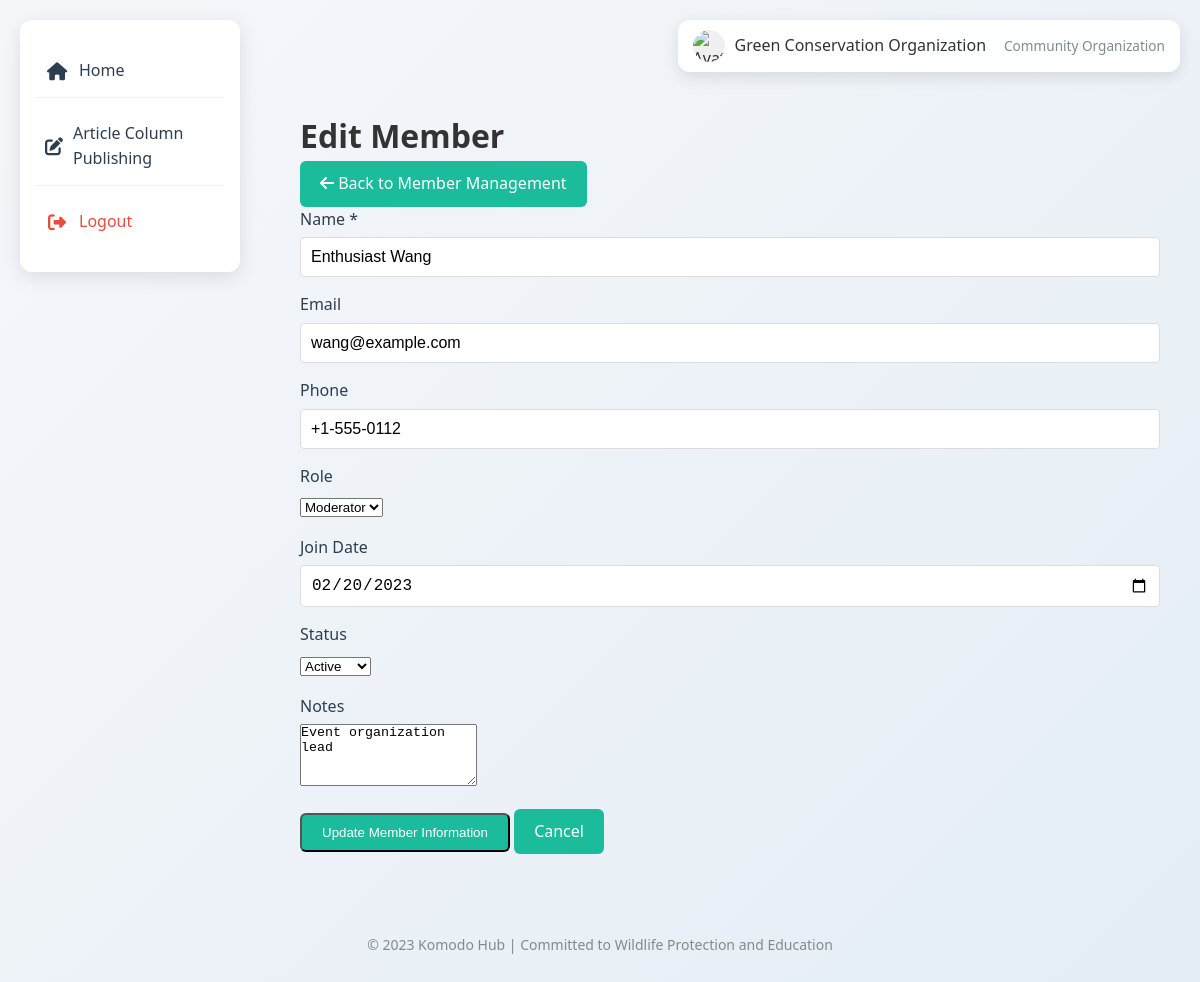
/community/members/edit/2 (signed in), run on the app's committed database.
### tables this page shows
CREATE TABLE members (
        id INTEGER PRIMARY KEY AUTOINCREMENT,
        org_id INTEGER NOT NULL,
        name VARCHAR(100) NOT NULL,
        email VARCHAR(100),
        phone VARCHAR(20),
        role VARCHAR(50) DEFAULT 'member', -- member, admin, moderator etc.
        join_date DATE,
        status VARCHAR(20) DEFAULT 'active', -- active, inactive, pending
        permissions TEXT, -- JSON formatted permission settings
        notes TEXT,
        created_at TIMESTAMP DEFAULT CURRENT_TIMESTAMP,
        updated_at TIMESTAMP DEFAULT CURRENT_TIMESTAMP,
        FOREIGN KEY (org_id) REFERENCES users(id)
    );

### routes/community.py (the view, shortened to what this page needs)
@community_bp.route('/members/edit/<int:member_id>', methods=['GET', 'POST'])
def edit_member(member_id):
    if 'role' in session and session['role'] == 'community_org':
        conn = get_db_connection()
        cursor = conn.cursor()
        cursor.execute('SELECT * FROM members WHERE id = ? AND org_id = ?', (member_id, session['user_id']))
        member = cursor.fetchone()
        if not member:
            flash('成员不存在或无权编辑', 'error')
            return redirect(url_for('community.manage_members'))
        conn.close()
        return render_template(
            'pages/community/edit_member.html',
            username=session['username'],
            member=member
        )
    return redirect(url_for('auth.login'))

### database/models.py (called while the page is built)
def get_db_connection():
    conn = sqlite3.connect(current_app.config['DATABASE'])
    conn.row_factory = sqlite3.Row
    return conn

### templates/pages/community/edit_member.html (shortened to what this page needs)
{% extends 'base/base.html' %}
{% block content %}
<div class="container">
    <div class="page-header">
        <h1>Edit Member</h1>
        <a href="{{ url_for('community.manage_members') }}" class="btn btn-secondary">
            <i class="fas fa-arrow-left"></i> Back to Member Management
        </a>
    </div>
    <div class="form-container">
        <form method="POST" action="{{ url_for('community.edit_member', member_id=member.id) }}">
            <div class="form-group">
                <label for="name">Name *</label>
                <input type="text" id="name" name="name" class="form-control" value="{{ member.name }}" required>
            </div>
            <div class="form-group">
                <label for="email">Email</label>
                <input type="email" id="email" name="email" class="form-control" value="{{ member.email or '' }}">
            </div>
            <div class="form-group">
                <label for="phone">Phone</label>
                <input type="tel" id="phone" name="phone" class="form-control" value="{{ member.phone or '' }}">
            </div>
            <div class="form-group">
                <label for="role">Role</label>
                <select id="role" name="role" class="form-control">
                    <option value="moderator" {% if member.role == 'moderator' %}selected{% endif %}>Moderator</option>
                </select>
            </div>
            <div class="form-group">
                <label for="join_date">Join Date</label>
                <input type="date" id="join_date" name="join_date" class="form-control" value="{{ member.join_date or '' }}">
            </div>
            <div class="form-group">
                <label for="status">Status</label>
                <select id="status" name="status" class="form-control">
                    <option value="active" {% if member.status == 'active' %}selected{% endif %}>Active</option>
                </select>
            </div>
            <div class="form-group">
                <label for="notes">Notes</label>
                <textarea id="notes" name="notes" class="form-control" rows="4">{{ member.notes or '' }}</textarea>
            </div>
            <div class="form-actions">
                <button type="submit" class="btn btn-primary">Update Member Information</button>
                <a href="{{ url_for('community.manage_members') }}" class="btn btn-secondary">Cancel</a>
            </div>
        </form>
    </div>
</div>
{% endblock %}

### static/css/main.css (style rules this page uses)
* { box-sizing: border-box; margin: 0; padding: 0; }
body { font-family: 'Segoe UI', Tahoma, Geneva, Verdana, sans-serif; background: linear-gradient(135deg, #f5f7fa 0%, #e4edf5 100%); color: #333; line-height: 1.6; min-height: 100vh; padding: 20px; }
.btn { display: inline-block; padding: 10px 20px; background: #1abc9c; color: white; text-decoration: none; border-radius: 6px; font-weight: 500; transition: background 0.3s ease; }
.btn-primary { background: #1abc9c; }
.form-group { margin-bottom: 15px; }
.form-group label { display: block; margin-bottom: 5px; font-weight: 500; color: #2c3e50; }
.form-group input { width: 100%; padding: 10px; border: 1px solid #ddd; border-radius: 4px; font-size: 16px; }

### data on the page
members: name "Enthusiast Wang", email "wang@example.com", phone "+1-555-0112", role "Moderator", join_date "02/20/2023", status "Active", notes "Event organization lead"

### other printed values
{{ session.full_name or session.username }} "Green Conservation Organization"
